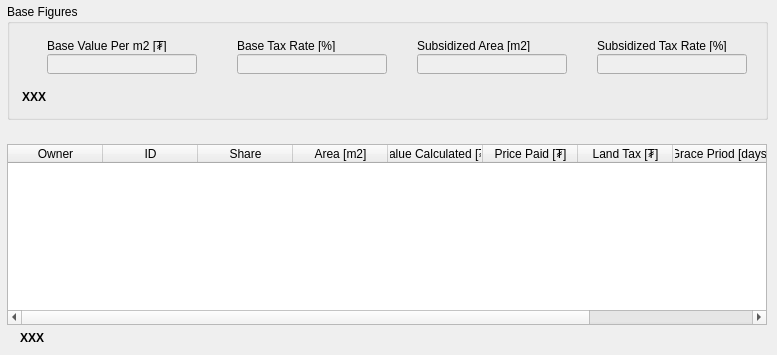
   <widget class="QWidget" name="price_and_land_tax_tab">
    <attribute name="title">
     <string>Price And Land Tax</string>
    </attribute>
    <widget class="QGroupBox" name="groupBox">
     <property name="geometry">
      <rect>
       <x>7</x>
       <y>4</y>
       <width>761</width>
       <height>116</height>
      </rect>
     </property>
     <property name="title">
      <string>Base Figures</string>
     </property>
     <widget class="QLabel" name="label_2">
      <property name="geometry">
       <rect>
        <x>40</x>
        <y>35</y>
        <width>150</width>
        <height>13</height>
       </rect>
      </property>
      <property name="text">
       <string>Base Value Per m2 [₮]</string>
      </property>
     </widget>
     <widget class="QLineEdit" name="base_value_edit">
      <property name="enabled">
       <bool>false</bool>
      </property>
      <property name="geometry">
       <rect>
        <x>40</x>
        <y>50</y>
        <width>150</width>
        <height>20</height>
       </rect>
      </property>
      <property name="readOnly">
       <bool>true</bool>
      </property>
     </widget>
     <widget class="QLabel" name="label_3">
      <property name="geometry">
       <rect>
        <x>230</x>
        <y>35</y>
        <width>150</width>
        <height>13</height>
       </rect>
      </property>
      <property name="text">
       <string>Base Tax Rate [%]</string>
      </property>
     </widget>
     <widget class="QLineEdit" name="base_tax_rate_edit">
      <property name="enabled">
       <bool>false</bool>
      </property>
      <property name="geometry">
       <rect>
        <x>230</x>
        <y>50</y>
        <width>150</width>
        <height>20</height>
       </rect>
      </property>
      <property name="readOnly">
       <bool>true</bool>
      </property>
     </widget>
     <widget class="QLabel" name="label_4">
      <property name="geometry">
       <rect>
        <x>410</x>
        <y>35</y>
        <width>150</width>
        <height>13</height>
       </rect>
      </property>
      <property name="text">
       <string>Subsidized Area [m2]</string>
      </property>
     </widget>
     <widget class="QLineEdit" name="subsidized_area_edit">
      <property name="enabled">
       <bool>false</bool>
      </property>
      <property name="geometry">
       <rect>
        <x>410</x>
        <y>50</y>
        <width>150</width>
        <height>20</height>
       </rect>
      </property>
      <property name="readOnly">
       <bool>true</bool>
      </property>
     </widget>
     <widget class="QLineEdit" name="subsidized_tax_rate_edit">
      <property name="enabled">
       <bool>false</bool>
      </property>
      <property name="geometry">
       <rect>
        <x>590</x>
        <y>50</y>
        <width>150</width>
        <height>20</height>
       </rect>
      </property>
      <property name="readOnly">
       <bool>true</bool>
      </property>
     </widget>
     <widget class="QLabel" name="label_5">
      <property name="geometry">
       <rect>
        <x>590</x>
        <y>35</y>
        <width>150</width>
        <height>13</height>
       </rect>
      </property>
      <property name="text">
       <string>Subsidized Tax Rate [%]</string>
      </property>
     </widget>
     <widget class="QLabel" name="landtax_message_label1">
      <property name="geometry">
       <rect>
        <x>15</x>
        <y>85</y>
        <width>726</width>
        <height>16</height>
       </rect>
      </property>
      <property name="font">
       <font>
        <weight>75</weight>
        <bold>true</bold>
       </font>
      </property>
      <property name="text">
       <string>XXX</string>
      </property>
     </widget>
    </widget>
    <widget class="QTableWidget" name="land_tax_twidget">
     <property name="geometry">
      <rect>
       <x>7</x>
       <y>144</y>
       <width>760</width>
       <height>181</height>
      </rect>
     </property>
     <attribute name="horizontalHeaderDefaultSectionSize">
      <number>95</number>
     </attribute>
     <column>
      <property name="text">
       <string>Owner</string>
      </property>
     </column>
     <column>
      <property name="text">
       <string>ID</string>
      </property>
     </column>
     <column>
      <property name="text">
       <string>Share</string>
      </property>
     </column>
     <column>
      <property name="text">
       <string>Area [m2]</string>
      </property>
     </column>
     <column>
      <property name="text">
       <string>Value Calculated [₮]</string>
      </property>
     </column>
     <column>
      <property name="text">
       <string>Price Paid [₮]</string>
      </property>
     </column>
     <column>
      <property name="text">
       <string>Land Tax [₮]</string>
      </property>
     </column>
     <column>
      <property name="text">
       <string>Grace Priod [days]</string>
      </property>
     </column>
     <column>
      <property name="text">
       <string>Payment</string>
      </property>
     </column>
    </widget>
    <widget class="QLabel" name="landtax_message_label2">
     <property name="geometry">
      <rect>
       <x>20</x>
       <y>330</y>
       <width>746</width>
       <height>16</height>
      </rect>
     </property>
     <property name="font">
      <font>
       <weight>75</weight>
       <bold>true</bold>
      </font>
     </property>
     <property name="text">
      <string>XXX</string>
     </property>
    </widget>
   </widget>
